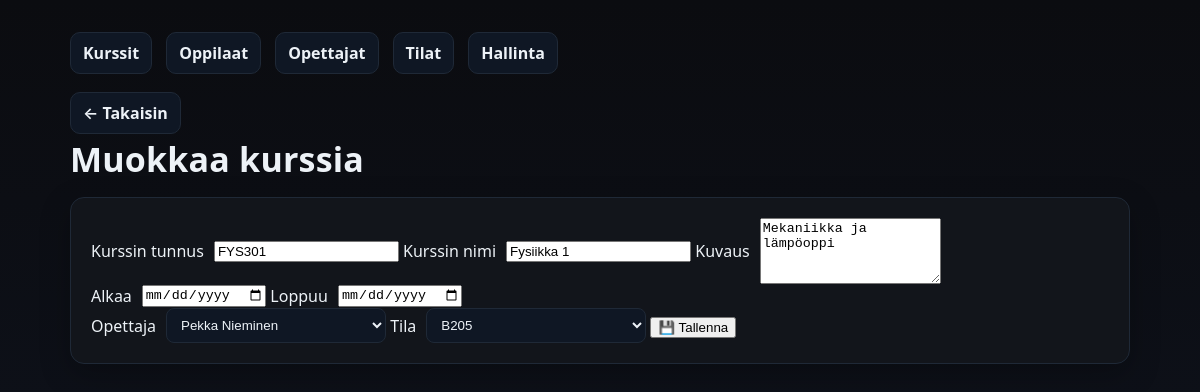
The page /kurssienhallinta/add_edit_kurssi.php?id=3 on the database its author committed.
### tables this page shows
CREATE TABLE `kurssit` (
  `kurssi_id` int(11) NOT NULL,
  `kurssin_tunnus` varchar(20) NOT NULL,
  `kurssi_nimi` varchar(100) NOT NULL,
  `kurssikuvaus` text DEFAULT NULL,
  `aloituspaiva` date NOT NULL,
  `lopetuspaiva` date NOT NULL,
  `opettaja_id` int(11) NOT NULL,
  `tila_id` int(11) NOT NULL
);

CREATE TABLE `opettajat` (
  `opettaja_id` int(11) NOT NULL,
  `etunimi` varchar(50) NOT NULL,
  `sukunimi` varchar(50) NOT NULL,
  `aine` varchar(100) NOT NULL
);

CREATE TABLE `tilat` (
  `tila_id` int(11) NOT NULL,
  `tila_nimi` varchar(50) NOT NULL,
  `paikkoja` int(11) NOT NULL
);

### kurssienhallinta/add_edit_kurssi.php (the view, shortened to what this page needs)
<?php
function finDate($date) {
    return date("d.m.Y", strtotime($date));
}
$pdo = getPDO();
$opettajat = $pdo->query("SELECT opettaja_id, etunimi, sukunimi FROM opettajat ORDER BY sukunimi")->fetchAll();
$tilat = $pdo->query("SELECT tila_id, tila_nimi FROM tilat ORDER BY tila_nimi")->fetchAll();
$kurssi = [
  'kurssi_id' => null,
  'kurssin_tunnus' => '',
  'kurssi_nimi' => '',
  'kurssikuvaus' => '',
  'aloituspaiva' => '',
  'lopetuspaiva' => '',
  'opettaja_id' => '',
  'tila_id' => ''
];
if (isset($_GET['id']) && is_numeric($_GET['id'])) {
  $stmt = $pdo->prepare("SELECT * FROM kurssit WHERE kurssi_id = ?");
  $stmt->execute([$_GET['id']]);
  $kurssi = $stmt->fetch() ?: $kurssi;
}
?>
<!doctype html>
<html lang="fi">
<head>
  <link rel="stylesheet" href="styles.css">
</head>
<body>
  <div class="container">
    <div class="nav">
      <a href="index.php">Kurssit</a>
      <a href="oppilaat.php">Oppilaat</a>
      <a href="opettajat.php">Opettajat</a>
      <a href="tilat.php">Tilat</a>
      <a href="admin.php">Hallinta</a>
    </div>
    <a class="back" href="index.php">← Takaisin</a>
    <h1 class="page-title">
      <?= $kurssi['kurssi_id'] ? 'Muokkaa kurssia' : 'Lisää uusi kurssi' ?>
    </h1>
    <form method="post" class="card form">
      <label>Kurssin tunnus
        <input type="text" name="kurssin_tunnus" value="<?= htmlspecialchars($kurssi['kurssin_tunnus']) ?>" required>
      </label>
      <label>Kurssin nimi
        <input type="text" name="kurssi_nimi" value="<?= htmlspecialchars($kurssi['kurssi_nimi']) ?>" required>
      </label>
      <label>Kuvaus
        <textarea name="kurssikuvaus" rows="4"><?= htmlspecialchars($kurssi['kurssikuvaus']) ?></textarea>
      </label>
      <div class="form-row">
        <label>Alkaa
          <input type="date" name="aloituspaiva" value="<?= finDate($kurssi['aloituspaiva']) ?>" required>
        </label>
        <label>Loppuu
          <input type="date" name="lopetuspaiva" value="<?= finDate($kurssi['lopetuspaiva']) ?>" required>
        </label>
      </div>
      <label>Opettaja
        <select name="opettaja_id" required>
          <?php foreach ($opettajat as $o): ?>
            <option value="<?= $o['opettaja_id'] ?>" <?= $kurssi['opettaja_id']==$o['opettaja_id']?'selected':'' ?>>
              <?= htmlspecialchars($o['etunimi'].' '.$o['sukunimi']) ?>
            </option>
          <?php endforeach; ?>
        </select>
      </label>
      <label>Tila
        <select name="tila_id" required>
          <?php foreach ($tilat as $t): ?>
            <option value="<?= $t['tila_id'] ?>" <?= $kurssi['tila_id']==$t['tila_id']?'selected':'' ?>>
              <?= htmlspecialchars($t['tila_nimi']) ?>
            </option>
          <?php endforeach; ?>
        </select>
      </label>
      <button class="button">💾 Tallenna</button>
    </form>
  </div>
</body>
</html>

### kurssienhallinta/styles.css (style rules this page uses)
:root { --bg:#0b0c10; --card:#12151b; --muted:#98a2b3; --text:#edf2f7; --accent:#6ea8fe; --danger:#ef4444; --border:#1f2937; }
* { box-sizing:border-box }
html,body { height:100% }
body { margin:0; font:16px/1.5 system-ui,-apple-system,Segoe UI,Roboto,Ubuntu,'Helvetica Neue',Arial; background:linear-gradient(180deg,#0b0c10 0%, #0f1420 100%); color:var(--text); }
.container { max-width:1100px;margin:32px auto;padding:0 20px }
.card { background:var(--card); border:1px solid var(--border); border-radius:14px; padding:20px; box-shadow:0 10px 30px rgba(0,0,0,.25); }
.page-title { margin:0 0 12px; font-size:clamp(24px,3.2vw,34px); letter-spacing:.2px; }
.nav { display:flex;gap:14px;flex-wrap:wrap;margin:0 0 18px }
.nav a,.back { color:var(--text); text-decoration:none; background:#0f1724; border:1px solid var(--border); padding:8px 12px;border-radius:10px; transition:all .15s ease; }
.back { display:inline-flex;align-items:center;gap:8px }
select { background:#0f1724;color:var(--text);border:1px solid var(--border); padding:8px 10px;border-radius:8px;min-width:220px }
label { display:inline-flex;gap:10px;align-items:center }
a { color: #7dd3fc; text-decoration: none; font-weight: 600; transition: color .15s ease; }

### rows shown on the page
kurssit: kurssin_tunnus "FYS301", kurssi_nimi "Fysiikka 1", kurssikuvaus "Mekaniikka ja lämpöoppi", opettaja_id "Pekka Nieminen", tila_id "B205"
